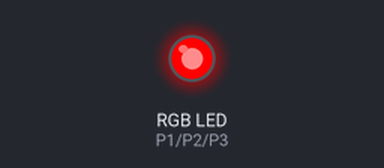
Simulated run of this program. Board: BBC micro:bit running MicroPython. Shown: an RGB LED mixed from three pins (HIGH = lit).

Above: at 0.05 s.
At 0.65 s:
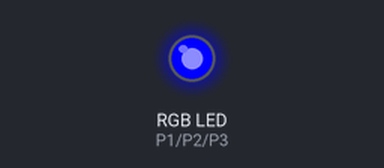
At 1.35 s:
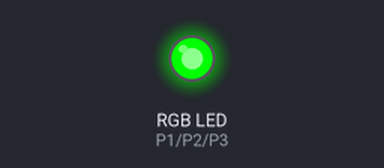
At 2.75 s:
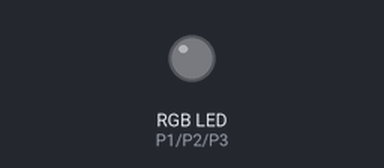
Timing chart, 0 to 3.0 s (numbered marks = the images above):
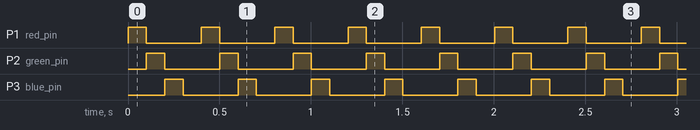

The program:

rgb-digital.py
```python
# Imports go at the top
from microbit import *

# Turn off the display
display.off() # This disables the display to access GPIO pins

# Set the LED pins
red_pin = pin1   # pin1 is the red pin
green_pin = pin2 # pin2 is the green pin
blue_pin = pin3  # pin3 is the blue pin

# Code in a 'while True:' loop repeats forever
while True:
    # Set the LED to red
    red_pin.write_digital(1)   # Set red_pin to 1
    green_pin.write_digital(0) # Set green_pin to 0
    blue_pin.write_digital(0)  # Set blue_pin to 0
    sleep(100) # Wait for 100ms (0.1 seconds)
    # Set the LED to green
    red_pin.write_digital(0)   # Set red_pin to 0
    green_pin.write_digital(1) # Set green_pin to 1
    blue_pin.write_digital(0)  # Set blue_pin to 0
    sleep(100) # Wait for 100ms (0.1 seconds)
    # Set the LED to blue
    red_pin.write_digital(0)   # Set red_pin to 0
    green_pin.write_digital(0) # Set green_pin to 0
    blue_pin.write_digital(1)  # Set blue_pin to 1
    sleep(100) # Wait for 100ms (0.1 seconds)
    # Set the LED to off
    red_pin.write_digital(0)   # Set red_pin to 0
    green_pin.write_digital(0) # Set green_pin to 0
    blue_pin.write_digital(0)  # Set blue_pin to 0
    sleep(100) # Wait for 1 second
```

Measured:
- by itself, P1 (red_pin), P2 (green_pin), P3 (blue_pin): alternates HIGH for 0.10 s and LOW for 0.30 s
